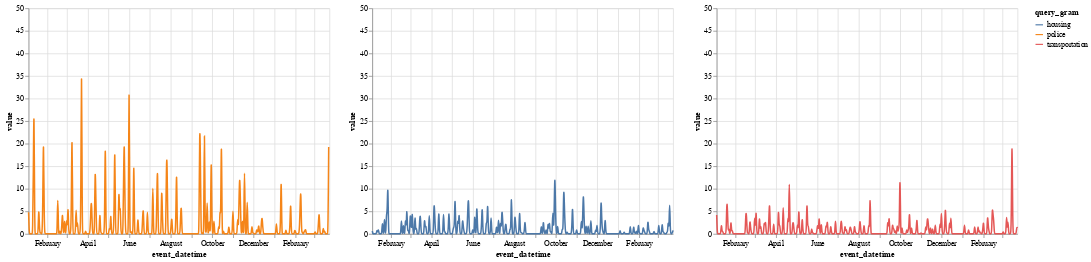

This figure's notebook cell:
### Code cell
from altair.expr import datum

base = alt.Chart(police_housing_transpo).mark_line(interpolate="basis").encode(
    x="event_datetime:T",
    y="value:Q",
    color="query_gram:N",
)

chart = alt.hconcat()
for query_gram in gram_history.query_gram.unique():
    chart |= base.transform_filter(datum.query_gram == query_gram)

chart.resolve_scale(
    x="shared",
    y="shared",
)

### Figure 1 — Vega-Lite specification as saved in the notebook (floating-point values rounded to 4 significant figures; data arrays with more than 128 entries replaced by an {"elided": "..."} marker saying what was removed)
{"config": {"view": {"continuousWidth": 400, "continuousHeight": 300}}, "hconcat": [{"mark": {"type": "line", "interpolate": "basis"}, "encoding": {"color": {"field": "query_gram", "type": "nominal"}, "x": {"field": "event_datetime", "type": "temporal"}, "y": {"field": "value", "type": "quantitative"}}, "transform": [{"filter": "(datum.query_gram === 'police')"}]}, {"mark": {"type": "line", "interpolate": "basis"}, "encoding": {"color": {"field": "query_gram", "type": "nominal"}, "x": {"field": "event_datetime", "type": "temporal"}, "y": {"field": "value", "type": "quantitative"}}, "transform": [{"filter": "(datum.query_gram === 'housing')"}]}, {"mark": {"type": "line", "interpolate": "basis"}, "encoding": {"color": {"field": "query_gram", "type": "nominal"}, "x": {"field": "event_datetime", "type": "temporal"}, "y": {"field": "value", "type": "quantitative"}}, "transform": [{"filter": "(datum.query_gram === 'transportation')"}]}], "data": {"name": "data-b22a9453901e6342c7ca937b742e7c96"}, "resolve": {"scale": {"x": "shared", "y": "shared"}}, "$schema": "https://vega.github.io/schema/vega-lite/v4.17.0.json", "datasets": {"data-b22a9453901e6342c7ca937b742e7c96": {"elided": "1331 records"}}}
